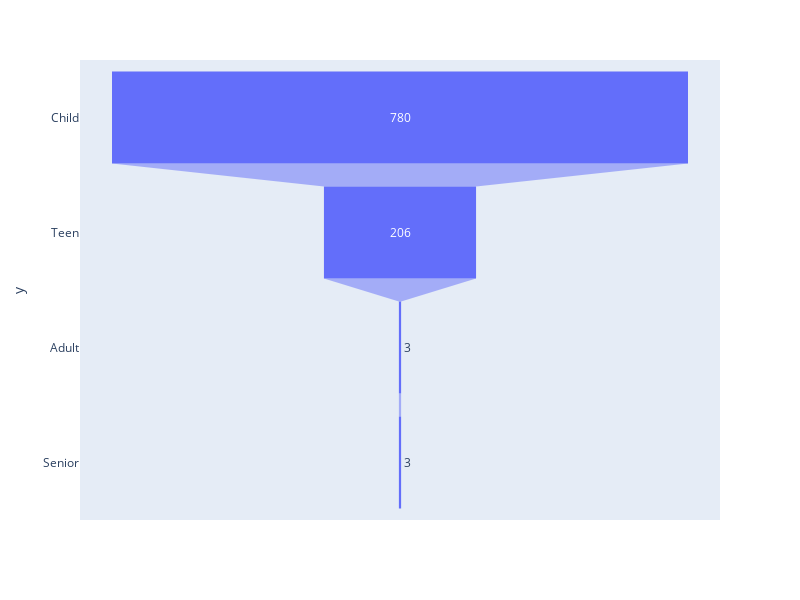

Here is the notebook cell this chart was saved with:
### Code cell
fig = px.funnel(subject_df, x = age_df.values, y =subject_df['Age Category'].unique(), width = 800, height = 600)
fig.show()

### Figure 1 — Plotly figure (JSON) as saved in the notebook; plotly's stock layout.template omitted (floating-point values rounded to 4 significant figures)
{"data": [{"hovertemplate": "x=%{x}<br>y=%{y}<extra></extra>", "legendgroup": "", "marker": {"color": "#636efa"}, "name": "", "orientation": "h", "showlegend": false, "type": "funnel", "x": [780, 206, 3, 3], "xaxis": "x", "y": ["Child", "Teen", "Adult", "Senior"], "yaxis": "y"}], "layout": {"height": 600, "legend": {"tracegroupgap": 0}, "margin": {"t": 60}, "width": 800, "xaxis": {"anchor": "y", "domain": [0, 1], "title": {"text": "x"}}, "yaxis": {"anchor": "x", "domain": [0, 1], "title": {"text": "y"}}}}
